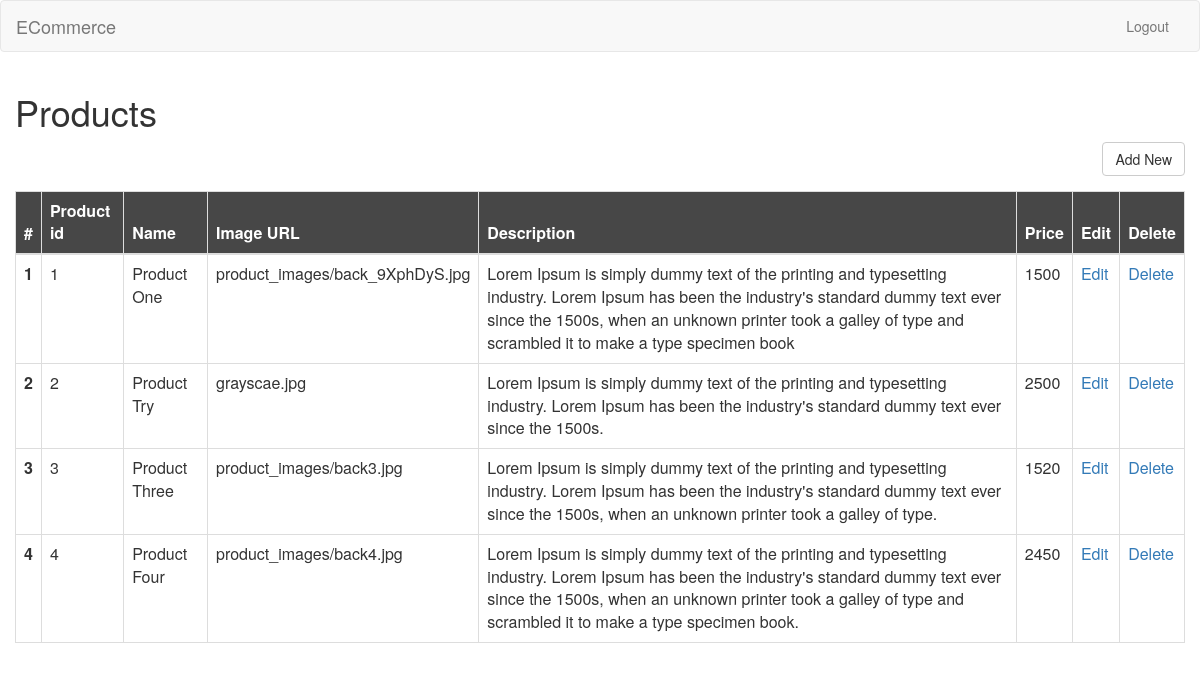
The page /admin_products/ on the database as committed earlier.
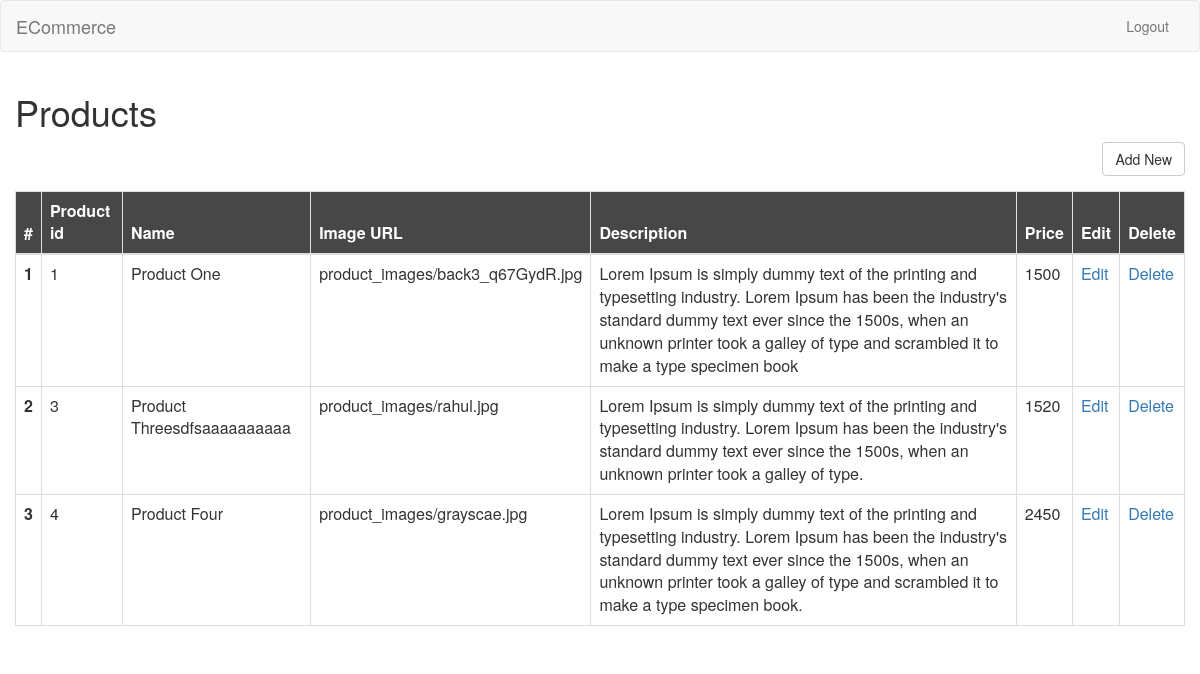
The same page on the database as committed later.
### products/models.py (models this page shows, shortened)
class Product(models.Model):
    product_id = models.AutoField(primary_key=True)
    name = models.CharField(max_length=50)
    image_url = models.ImageField(upload_to='product_images', default='default.png')
    description = models.CharField(max_length=250)
    price = models.DecimalField(max_digits=5,decimal_places=0)

### products/views.py (the view)
# urls.py: url(r'^admin_products/', views.admin_products),
def admin_products(request, res=None):
    Products = Product.objects.all()
    d = request.GET.get('res', None)
    return render(request, 'view_products.html', {'res': d, 'Products': Products})

### products/templates/view_products.html (shortened to what this page needs)
{% load staticfiles %}
<html lang="en">
    <head>
        <link href="{% static 'css/bootstrap.min.css' %}" rel="stylesheet" type="text/css" />
        <link href="{% static 'css/bootstrap.css' %}" rel="stylesheet" type="text/css" />
        <link href="{% static 'css/style.css' %}" rel="stylesheet" type="text/css" />
    </head>
<body>
    <nav class="navbar navbar-default">
      <div class="container-fluid">
        <div class="navbar-header">
          <a class="navbar-brand" href="/">ECommerce</a>
        </div>
        <div class="collapse navbar-collapse" id="bs-example-navbar-collapse-1">
          <ul class="nav navbar-nav navbar-right">
                <li><a href="/admin_logout/">Logout</a></li>
          </ul>
        </div>
      </div>
    </nav>
        <div id="page-content-wrapper">
            <div class="container-fluid">
                <div class="row">
                    <div class="col-lg-12 col-xs-12 horizontal">
                        <h1>Products </h1>
                        <div class="form-group pull-right">
                            <a href="/add_product" ><button class="btn btn-default">Add New</button></a>
                        </div>
						<table class="table table-hover table-bordered results table-responsive">
							<thead style="background-color:#474747;color:#fff">
								<tr>
									<th>#</th>
									<th>Product id</th>
									<th>Name</th>
									<th>Image URL</th>
									<th>Description</th>
									<th>Price</th>
									<th>Edit</th>
									<th>Delete</th>
								</tr>
							</thead>
							<tbody>
                                {% if not Products %}
                                    <tr class="warning no-result">
                                      <td colspan="4"><i class="fa fa-warning"></i> No result</td>
                                    </tr>
                                {% else %}
                                    {% for prod in Products %}
                                        <tr>
                                            <th>{{forloop.counter}}</th>
                                            <td>{{prod.product_id}}</td>
                                            <td>{{prod.name}}</td>
                                            <td>{{prod.image_url}}</td>
                                            <td>{{prod.description}}</td>
                                            <td>{{prod.price}}</td>
                                            <td><a href='/update_product/{{prod.product_id}}'>Edit</a></td>
                                            <td><a href='/delete_product/{{prod.product_id}}'>Delete</a></td>
                                        </tr>
                                    {% endfor %}
                                {% endif %}
							</tbody>
						</table>
					</div>
                </div>
            </div>
        </div>
</body>
</html>

Rows that differ between the two databases and show on the page:
removed Product: product_id "2", name "Product Try", image_url "grayscae.jpg", description "Lorem Ipsum is simply dummy text of the printing and typesetting industry. Lorem Ipsum has been the industry's standard dummy text ever since the 1500s.", price "2500"
changed Product "Product One": image_url "product_images/back_9XphDyS.jpg" → "product_images/back3_q67GydR.jpg"
changed Product id 3: name "Product Three" → "Product Threesdfsaaaaaaaaaa"; image_url "product_images/back3.jpg" → "product_images/rahul.jpg"
changed Product "Product Four": image_url "product_images/back4.jpg" → "product_images/grayscae.jpg"
